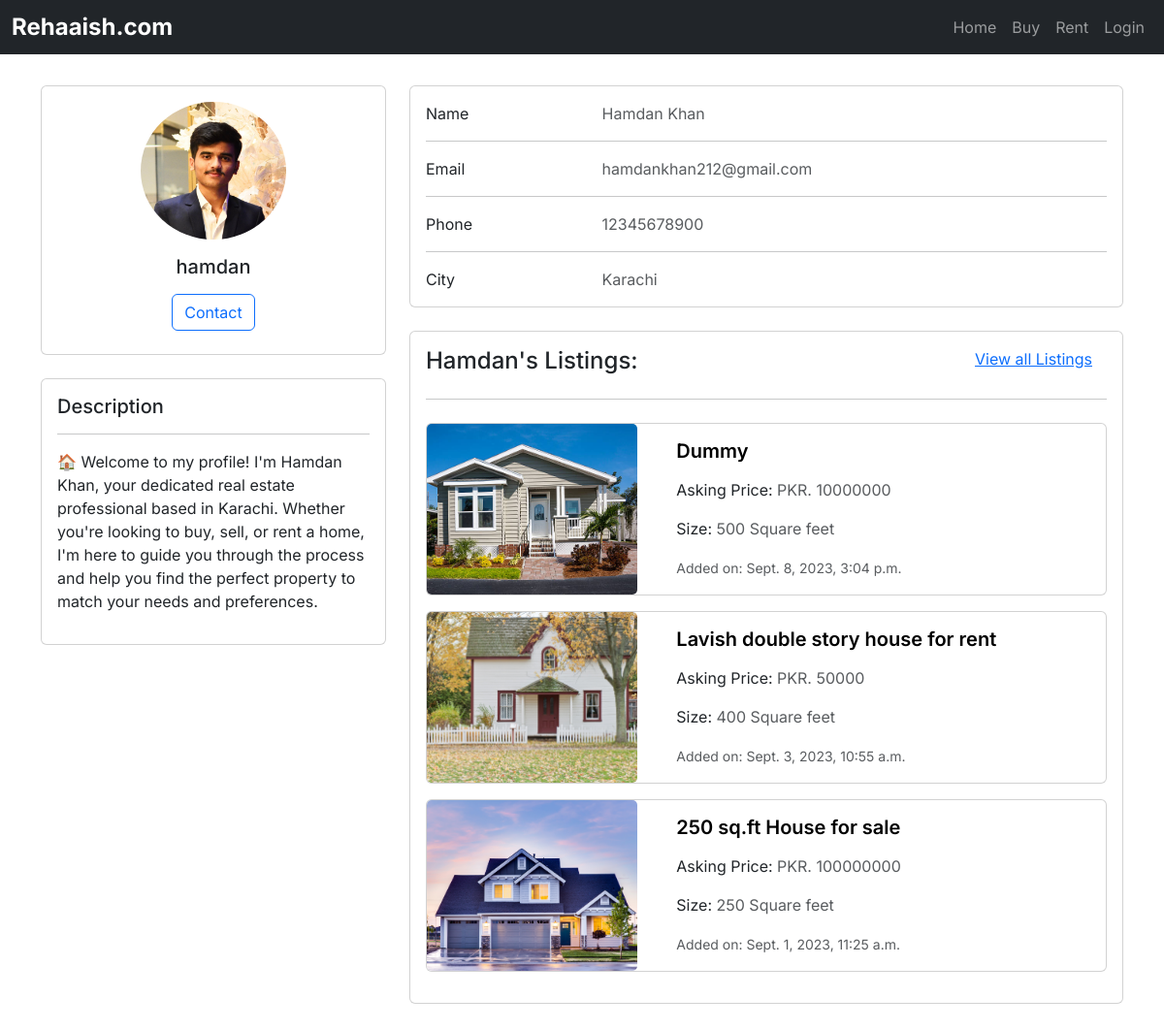
/user/1/profile, run on the app's committed database.
### users/models.py (models this page shows, shortened)
class Profile(models.Model):
    user = models.OneToOneField(CustomUser, on_delete=models.CASCADE)
    first_name = models.CharField(max_length=100, blank=True)
    last_name = models.CharField(max_length=100, blank=True)
    contact_number = models.CharField(max_length=20, blank=True,)
    city = models.CharField(max_length=100, blank=True)
    profile_pic = models.ImageField(upload_to=profile_pic_path, blank=True,)
    description = models.CharField(max_length=500, null=True, blank=True)

class CustomUser(AbstractUser):
    Gender_choices = [
        ('M', 'Male'),
        ('F', 'Female'),
    ]
    gender = models.CharField(
        max_length=1, choices=Gender_choices, null=True, blank=True)

### market/models.py (models this page shows, shortened)
class Property(models.Model):
    UNIT_CHOICES = [
        ("Square feet", "sq.ft"),
        ("Square meters", "sq.m"),
        ("Marla", "marla"),
        ("Kanal", "kanal"),
    ]
    SALE_CHOICES = [
        ("Sell", "Sell"),
        ("Rent", "Rent"),
    ]
    PROVINCE_CHOICES = [
        ("Sindh", "Sindh"),
        ("Punjab", "Punjab"),
        ("Balochistan", "Balochistan"),
        ("KPK", "KPK"),
    ]
    title = models.CharField(max_length=300, blank=True, null=True)
    owner = models.ForeignKey(
        settings.AUTH_USER_MODEL, on_delete=models.CASCADE, blank=True, null=True)
    type = models.ForeignKey(
        PropertyType, on_delete=models.CASCADE, related_name="property", blank=True, null=True)
    sale_type = models.CharField(
        max_length=10, choices=SALE_CHOICES, blank=True, null=True)
    address = models.CharField(max_length=500, blank=True, null=True)
    price = models.IntegerField(blank=True, null=True)
    size = models.IntegerField(blank=True, null=True)
    size_unit = models.CharField(
        choices=UNIT_CHOICES, blank=True, null=True, max_length=100)
    description = models.TextField(blank=True, null=True)
    province = models.CharField(
        choices=PROVINCE_CHOICES, max_length=40, null=True, blank=True)
    city = models.ForeignKey(
        City, on_delete=models.CASCADE, related_name="property_city", null=True, blank=True)
    area = models.ForeignKey(
        Area, on_delete=models.CASCADE, related_name="area", null=True, blank=True)
    added_at = models.DateTimeField(
        default=timezone.now, blank=True, null=True)

class PropertyImage(models.Model):
    property = models.ForeignKey(
        Property, on_delete=models.CASCADE, related_name="property_pics")
    file = models.FileField(blank=True, upload_to=property_pic_path, verbose_name="Files",
                            validators=[validate_file_size], help_text="Allowed size is 50MB", null=True)

### users/views.py (the view)
# urls.py: path("<int:profile_id>/profile", views.OtherProfileView, name="other_profile"),
def OtherProfileView(request, profile_id):
    if request.user.id:
        if request.user.profile.id == profile_id:
            return redirect("users:profile")
    else:
        profile = Profile.objects.get(id=profile_id)
        custom_user = profile.user
        listings = Property.objects.filter(
            owner=custom_user).order_by("-added_at")
        listings = listings[:3]
        return render(request, "users/profile.html", {'profile': profile, 'c_user': custom_user, 'listings': listings})

### users/templates/users/profile.html (shortened to what this page needs)
{% extends 'market/base.html' %}
{% block content %}
<main>
  <div class="container py-2">
    <div class="row">
      <div class="col-lg-4">
        <div class="card mb-4">
          <div class="card-body text-center">
            <img src="{% if profile.profile_pic %}{{ profile.profile_pic.url }}{% else %}https://static.vecteezy.com/system/resources/previews/014/554/760/original/man-profile-negative-photo-anonymous-silhouette-human-head-businessman-worker-support-illustration-vector.jpg{% endif %}" alt="avatar"
              class="rounded-circle img-fluid" style="width: 150px;">
            <h5 class="my-3">{{ profile.user }}</h5>
            <div class="d-flex justify-content-center mb-2">
              {% if is_owner %}
                <a type="button" class="btn btn-primary" href="{% url 'users:edit_profile' %}">Edit Profile</a>
                <a type="button" class="btn btn-danger ms-1" href="{% url 'users:delete_confirmation' %}">Delete Profile</a>
              {% else %}
                <a type="button" class="btn btn-outline-primary" href="{% url 'users:contact_profile' profile.id %}" >Contact</a>
              {% endif %}
            </div>
          </div>
        </div>
        <div class="card mb-4 mb-lg-0">
          <div class="card-body">
              <h5>Description</h5>
              <hr>
              <p>
                {% if profile.description %}
                  {{ profile.description }}
                {% else %}
                  <small class="text-muted">No Description</small>
                {% endif %}
              </p>
          </div>
        </div>
      </div>
      <div class="col-lg-8">
        <div class="card mb-4">
          <div class="card-body">
            <div class="row">
              <div class="col-sm-3">
                <p class="mb-0">Name</p>
              </div>
              <div class="col-sm-9">
                <p class="text-muted mb-0">{% if profile.first_name or profile.last_name %}{{ profile.first_name }} {{ profile.last_name }}{% else %} - {% endif %}
                  </p>
              </div>
            </div>
            <hr>
            <div class="row">
              <div class="col-sm-3">
                <p class="mb-0">Email</p>
              </div>
              <div class="col-sm-9">
                <p class="text-muted mb-0">{% if c_user.email %}{{ c_user.email }}{% else %} - {% endif %}</p>
              </div>
            </div>
            <hr>
            <div class="row">
              <div class="col-sm-3">
                <p class="mb-0">Phone</p>
              </div>
              <div class="col-sm-9">
                <p class="text-muted mb-0">{% if profile.contact_number %}{{ profile.contact_number }}{% else %} - {% endif %}</p>
              </div>
            </div>
            <hr>
            <div class="row">
              <div class="col-sm-3">
                <p class="mb-0">City</p>
              </div>
              <div class="col-sm-9">
                <p class="text-muted mb-0">{% if profile.city %}{{ profile.city }}{% else %} - {% endif %}</p>
              </div>
            </div>
          </div>
        </div>
        <div class="card mb-4">
          <div class="card-body">
            <div style="display: flex; justify-content: space-between;">
              {% if is_owner %}
                <h4>My Listings:</h4>
                <a href="{% url 'users:my_listings' %}" style="padding-right: 15px;">View all Listings</a>
              {% else %}
                <h4>{% if profile.first_name %}{{profile.first_name}}{% endif %}'s  Listings:</h4>
                <a href="{% url 'users:other_profile_listings' profile.id %}" style="padding-right: 15px;">View all Listings</a>
              {% endif %}
            </div>
            <hr class="mb-4">
              {% for listing in listings  %}
                <div class="card mb-3" style="max-width: 900px;">
                  <div class="row no-gutters">
                    <div class="col-md-4">
                      <img src="{% if listing.property_pics.first.file %}{{ listing.property_pics.first.file.url }}{% else %}https://static.vecteezy.com/system/resources/previews/014/554/760/original/man-profile-negative-photo-anonymous-silhouette-human-head-businessman-worker-support-illustration-vector.jpg{% endif %}"  class="card-img img-fluid" style="object-fit: cover; height: 100%; max-height: 200px;" alt="">
                    </div>
                    <div class="col-md-8">
                      <div class="card-body">
                        <a href="{% url 'market:listing_data' listing.id %}" class="listing-title">
                          <h5 class="card-title">{{ listing.title }}</h5>
                        </a>
                        <p class="card-text">Asking Price: <span class="text-muted">PKR. {{ listing.price }}</span></p>
                        <p class="card-text">Size: <span class="text-muted">{{ listing.size }} {{ listing.size_unit }}</span></p>
                        <div ><small class="text-muted">Added on: {{ listing.added_at }}</small></div>
                      </div>
                    </div>
                  </div>
                </div>
              {% endfor %}
          </div>
        </div>
      </div>
    </div>
  </div>
</main>
{% endblock %}

### static/css/base.css (style rules this page uses)
body { font-family: 'Inter', sans-serif; }
.listing-title { text-decoration: none; }
.listing-title h4, .listing-title h5 { font-weight: 600; color: black; transition: all 0.3s; }

### data on the page
Profile: profile_pic (picture), user "hamdan", description "🏠 Welcome to my profile! I'm Hamdan Khan, your dedicated real estate professional based in Karachi. Whether you're looking to buy, sell, or rent a home, I'm here to guide you through the process and help you find the perfect property to match your needs and preferences.", first_name "Hamdan", last_name "Khan", contact_number "12345678900", city "Karachi"
CustomUser: email "hamdankhan212@gmail.com"
Property: id.file (picture), title "Dummy", price "10000000", size "500", size_unit "Square feet", added_at "Sept. 8, 2023, 3:04 p.m."
Property: id.file (picture), title "Lavish double story house for rent", price "50000", size "400", size_unit "Square feet", added_at "Sept. 3, 2023, 10:55 a.m."
Property: id.file (picture), title "250 sq.ft House for sale", price "100000000", size "250", size_unit "Square feet", added_at "Sept. 1, 2023, 11:25 a.m."
